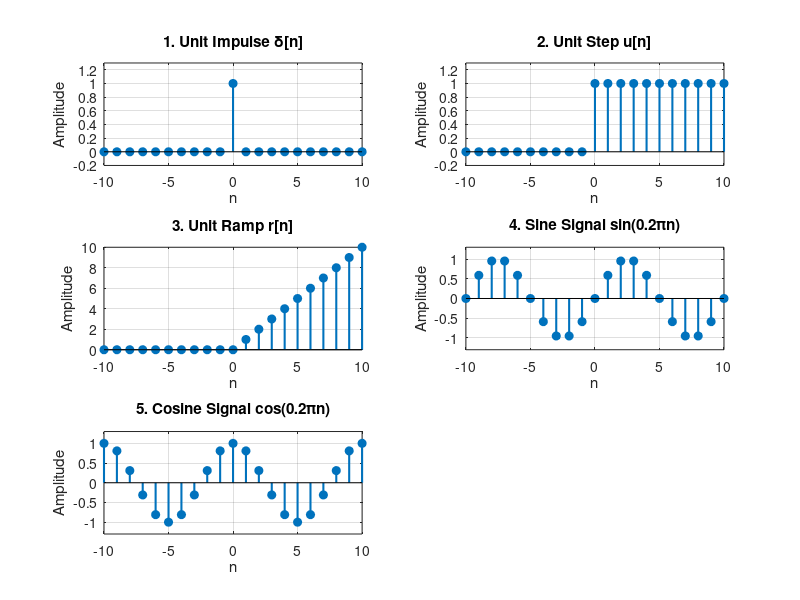

Write MATLAB code to recreate this figure. (Note: this script raises an error after producing the figure.)
% EXPERIMENT 1 - Generation of Waveforms (Continuous and Discrete)
% Aim: Plot Unit Impulse, Unit Step, Unit Ramp, Sine, Cosine signals

% Copyright 2026 The MathWorks, Inc.

clc;
clear;
close all;

% ---- Discrete-time axis ----
n  = -10:10;
nd = -10:10;

% ---- Continuous-time axis ----
t  = -2:0.001:2;
tc = 0:0.001:1;
f  = 5;           % frequency for sine/cosine (Hz)

% =========================================================
%  DISCRETE SIGNALS
% =========================================================
impulse_d  = double(n == 0);
step_d     = double(n >= 0);
ramp_d     = n .* double(n >= 0);
sine_d     = sin(2*pi*0.1*n);    % normalized digital freq 0.1
cosine_d   = cos(2*pi*0.1*n);

figure('Name','Experiment 1 - Discrete Time Signals','NumberTitle','off');

subplot(3,2,1);
stem(n, impulse_d, 'filled', 'LineWidth', 1.5);
title('1. Unit Impulse \delta[n]');
xlabel('n'); ylabel('Amplitude');
axis([-10 10 -0.2 1.3]); grid on;

subplot(3,2,2);
stem(n, step_d, 'filled', 'LineWidth', 1.5);
title('2. Unit Step u[n]');
xlabel('n'); ylabel('Amplitude');
axis([-10 10 -0.2 1.3]); grid on;

subplot(3,2,3);
stem(n, ramp_d, 'filled', 'LineWidth', 1.5);
title('3. Unit Ramp r[n]');
xlabel('n'); ylabel('Amplitude');
grid on;

subplot(3,2,4);
stem(n, sine_d, 'filled', 'LineWidth', 1.5);
title('4. Sine Signal sin(0.2\pin)');
xlabel('n'); ylabel('Amplitude');
ylim([-1.3 1.3]); grid on;

subplot(3,2,5);
stem(n, cosine_d, 'filled', 'LineWidth', 1.5);
title('5. Cosine Signal cos(0.2\pin)');
xlabel('n'); ylabel('Amplitude');
ylim([-1.3 1.3]); grid on;

sgtitle('Discrete Time Signals', 'FontWeight', 'bold', 'FontSize', 12);

% =========================================================
%  CONTINUOUS SIGNALS
% =========================================================
impulse_c = double(abs(t) < 0.01);     % approximated impulse
step_c    = double(t >= 0);
ramp_c    = t .* double(t >= 0);
sine_c    = sin(2*pi*f*tc);
cosine_c  = cos(2*pi*f*tc);

figure('Name','Experiment 1 - Continuous Time Signals','NumberTitle','off');

subplot(3,2,1);
plot(t, impulse_c, 'LineWidth', 2);
title('1. Unit Impulse \delta(t)');
xlabel('t'); ylabel('Amplitude');
ylim([-0.2 1.5]); grid on;

subplot(3,2,2);
plot(t, step_c, 'LineWidth', 1.5);
title('2. Unit Step u(t)');
xlabel('t'); ylabel('Amplitude');
ylim([-0.2 1.5]); grid on;

subplot(3,2,3);
plot(t, ramp_c, 'LineWidth', 1.5);
title('3. Unit Ramp r(t)');
xlabel('t'); ylabel('Amplitude');
grid on;

subplot(3,2,4);
plot(tc, sine_c, 'LineWidth', 1.5);
title('4. Sine Signal sin(2\pift)');
xlabel('t (s)'); ylabel('Amplitude');
ylim([-1.3 1.3]); grid on;

subplot(3,2,5);
plot(tc, cosine_c, 'LineWidth', 1.5);
title('5. Cosine Signal cos(2\pift)');
xlabel('t (s)'); ylabel('Amplitude');
ylim([-1.3 1.3]); grid on;

sgtitle('Continuous Time Signals', 'FontWeight', 'bold', 'FontSize', 12);
